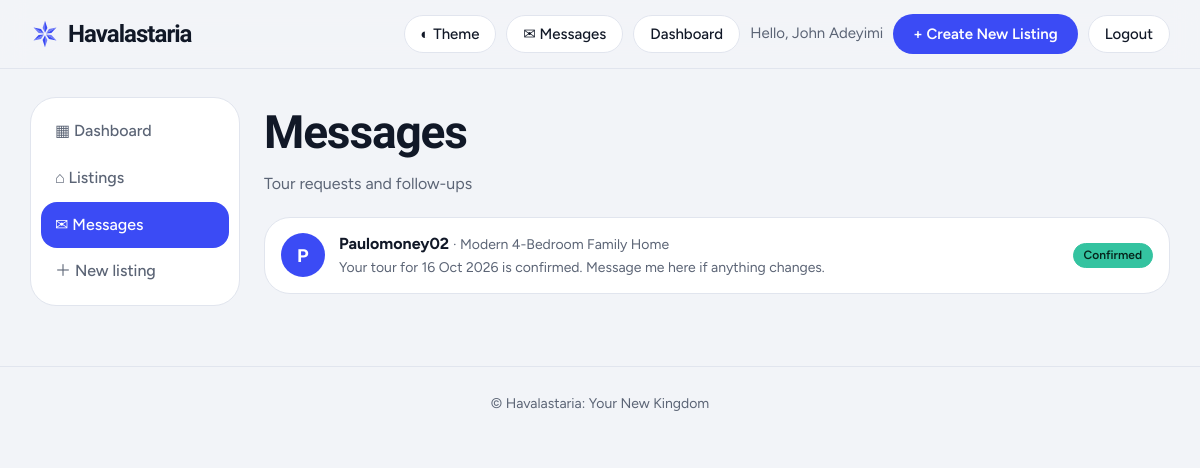
Page /messages/ (signed in) on the committed database.
### listings/models.py (models this page shows, shortened)
class Conversation(models.Model):
    STATUS = [('pending', 'Pending'), ('confirmed', 'Confirmed'), ('declined', 'Declined')]
    property = models.ForeignKey(Property, on_delete=models.CASCADE, related_name='conversations')
    client = models.ForeignKey(User, on_delete=models.CASCADE, related_name='tour_chats')
    agent = models.ForeignKey(Agent, on_delete=models.CASCADE, related_name='chats')
    preferred_date = models.DateField(null=True, blank=True)
    status = models.CharField(max_length=10, choices=STATUS, default='pending')
    created_at = models.DateTimeField(auto_now_add=True)
    updated_at = models.DateTimeField(auto_now=True)
    class Meta:
        unique_together = ('property', 'client')
        ordering = ['-updated_at']

class Property(models.Model):
    PROPERTY_TYPES = [
        ('house', 'House'),
        ('apartment', 'Apartment'),
        ('condo', 'Condo'),
    ]
    title = models.CharField(max_length=200)
    description = models.TextField()
    location = models.CharField(max_length=255)
    price = models.DecimalField(max_digits=10, decimal_places=2) # e.g., 750000.00
    property_type = models.CharField(max_length=20, choices=PROPERTY_TYPES, default='house')
    bedrooms = models.IntegerField()
    bathrooms = models.DecimalField(max_digits=3, decimal_places=1) # Allows for 2.5 baths
    square_feet = models.IntegerField()
    year_built = models.IntegerField()
    image = models.ImageField(upload_to='property_images/', blank=True, null=True)
    agent = models.ForeignKey(Agent, on_delete=models.CASCADE, related_name='properties')
    created_at = models.DateTimeField(auto_now_add=True)

### listings/views.py (the view)
# urls.py: path('messages/', views.inbox, name='inbox'),
@login_required
def inbox(request):
    last = Message.objects.filter(conversation=OuterRef('pk')).order_by('-created_at').values('body')[:1]
    chats = list(Conversation.objects
                 .filter(Q(client=request.user) | Q(agent__user=request.user))
                 .select_related('property', 'client', 'agent__user')
                 .annotate(unread=Count('messages', filter=Q(messages__is_read=False) & ~Q(messages__sender=request.user)),
                           last_body=Subquery(last)))
    for c in chats:
        c.other = c.agent.user if request.user.id == c.client_id else c.client
    return render(request, 'listings/inbox.html', {'chats': chats, 'is_agent': hasattr(request.user, 'agent')})

### listings/context_processors.py (called while the page is built)
def unread(request):
    if not request.user.is_authenticated:
        return {}
    n = (Message.objects.filter(is_read=False)
         .filter(Q(conversation__client=request.user) | Q(conversation__agent__user=request.user))
         .exclude(sender=request.user).count())
    return {'unread_count': n}

### listings/templatetags/listing_extras.py (called while the page is built)
@register.filter
def display_name(user):
    if not user:
        return ""
    full = (user.get_full_name() or "").strip()
    if full:
        return full
    raw = getattr(user, "username", "") or str(user)
    return " ".join(w.capitalize() for w in re.split(r"[._\-\s]+", raw) if w)

### listings/templates/listings/inbox.html (shortened to what this page needs)
{% extends 'listings/base.html' %}
{% load listing_extras %}
{% block content %}
<div class="dash">
  {% include 'listings/_sidebar.html' with active='inbox' %}
  <div>
    <div class="dh"><div><h1>Messages</h1><p>Tour requests and follow-ups</p></div></div>
    <div class="pn" style="padding:0">
      {% for c in chats %}
      <a class="cr" href="{% url 'listings:conversation' c.id %}">
        <div class="cav">{{ c.other|display_name|slice:":1" }}</div>
        <div class="cm">
          <div><b>{{ c.other|display_name }}</b> <span class="ar">· {{ c.property.title }}</span></div>
          <div class="ar cp">{{ c.last_body|default:""|truncatechars:90 }}</div>
        </div>
        <div class="cs"><span class="bd2 {{ c.status }}">{{ c.get_status_display }}</span>{% if c.unread %}<b class="bdg">{{ c.unread }}</b>{% endif %}</div>
      </a>
      {% empty %}
      <div class="none" style="padding:40px 20px">No conversations yet. Book a tour on any listing to start one.</div>
      {% endfor %}
    </div>
  </div>
</div>
{% endblock %}

### listings/templates/listings/base.html (shortened to what this page needs)
{% load listing_extras %}
<!DOCTYPE html>
<html lang="en">
<head>
</head>
<body>
<header><div class="nav">
  <a href="{% url 'listings:index' %}" class="logo"><svg class="lm" viewBox="0 0 100 100" aria-hidden="true"><use href="#star"/></svg>Havalastaria</a>
  <div class="nb">
    <button type="button" class="pill" id="theme" aria-label="Toggle theme">◐ Theme</button>
    {% if user.is_authenticated %}
      <a href="{% url 'listings:inbox' %}" class="pill">✉ Messages{% if unread_count %}<b class="bdg">{{ unread_count }}</b>{% endif %}</a>
      <a href="{% url 'listings:dashboard' %}" class="pill">Dashboard</a>
      <span>Hello, {{ user|display_name }}</span>
      {% if is_agent %}<a href="{% url 'listings:create_listing' %}" class="btn">+ Create New Listing</a>{% endif %}
      <form action="{% url 'logout' %}" method="post">{% csrf_token %}<button type="submit" class="pill">Logout</button></form>
    {% else %}
      <a href="{% url 'login' %}" class="btn">Login</a>
    {% endif %}
  </div>
</div></header>
<main class="container">
{% block content %}{% endblock %}
</main>
<footer>© Havalastaria: Your New Kingdom</footer>
</body>
</html>

### listings/templates/listings/base.html (style rules this page uses)
:root { color-scheme:light;--bg:#F2F4F8;--sf:#fff;--ink:#111827;--mu:#5B6475;--ln:#E1E5EE;--ac:#3B4BF5;--ai:#fff;--sh:0 18px 40px -22px rgba(30,40,90,.35) }
* { box-sizing:border-box }
body { margin:0;background:var(--bg);color:var(--ink);font:16px/1.55 Figtree,system-ui,sans-serif }
h1,h2,h3,h4,.f { font-family:"Bricolage Grotesque",Figtree,sans-serif;letter-spacing:-.025em;margin:0 }
a { color:inherit }
header { position:sticky;top:0;z-index:5;background:color-mix(in srgb,var(--bg) 85%,transparent);backdrop-filter:blur(12px);border-bottom:1px solid var(--ln) }
.nav { max-width:1180px;margin:auto;padding:14px 20px;display:flex;justify-content:space-between;align-items:center;gap:12px;flex-wrap:wrap }
.logo { font:800 24px "Bricolage Grotesque",sans-serif;letter-spacing:-.04em;display:flex;gap:8px;align-items:center;text-decoration:none }
.nb { display:flex;gap:10px;align-items:center;flex-wrap:wrap;color:var(--mu);font-size:15px }
.nb form { margin:0;display:inline }
.container { max-width:1180px;margin:0 auto;padding:28px 20px 60px }
.btn,.pill { border:0;border-radius:99px;padding:11px 20px;font:600 15px Figtree,sans-serif;text-decoration:none;display:inline-block;cursor:pointer;background:var(--ac);color:var(--ai);text-align:center;transition:transform .15s,opacity .15s }
.pill,.btn-quiet { background:var(--sf);color:var(--ink);border:1px solid var(--ln);font-weight:500;padding:9px 16px }
.ar { color:var(--mu);font-size:14px }
footer { border-top:1px solid var(--ln);padding:26px 20px;text-align:center;color:var(--mu);font-size:14px }
.dash { display:grid;grid-template-columns:210px 1fr;gap:24px;align-items:start }
.dh { display:flex;justify-content:space-between;align-items:end;gap:16px;flex-wrap:wrap;margin-bottom:20px }
.dh h1 { font-size:clamp(30px,4.5vw,46px) }
.dh p { margin:4px 0 0;color:var(--mu) }
.pn { background:var(--sf);border:1px solid var(--ln);border-radius:26px;padding:20px 22px;min-width:0 }
.lm { width:30px;height:30px;flex:none }
.bd2 { display:inline-block;border-radius:99px;padding:2px 10px;font-size:12px;font-weight:600;background:var(--bg);border:1px solid var(--ln) }
.bd2.confirmed { background:#34C3A0;color:#06251c;border-color:#34C3A0 }
.cr { display:flex;gap:14px;align-items:center;padding:14px 16px;border-bottom:1px solid var(--ln);text-decoration:none }
.cr:last-child { border:0 }
.cav { width:44px;height:44px;border-radius:50%;background:var(--ac);color:var(--ai);display:grid;place-items:center;font:800 18px "Bricolage Grotesque",sans-serif;flex:none }
.cm { flex:1;min-width:0 }
.cp { white-space:nowrap;overflow:hidden;text-overflow:ellipsis }
.cs { display:flex;gap:8px;align-items:center }

### rows in the picture
Conversation: other|display_name "P", other|display_name "Paulomoney02", property "Modern 4-Bedroom Family Home", last_body "Your tour for 16 Oct 2026 is confirmed. Message me here if anything changes.", status "Confirmed"

### other values in the picture
{{ user|display_name }} "John Adeyimi"
